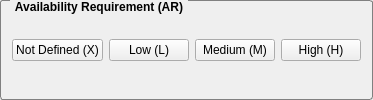
             <widget class="QGroupBox" name="arGroupBox">
              <property name="styleSheet">
               <string notr="true">QGroupBox {
    border: 1px solid gray;
    border-radius: 3px;
    margin-top: 0.5em;
	font-weight: bold;
}

QGroupBox::title {
    subcontrol-origin: margin;
    left: 10px;
    padding: 0 3px 0 3px;
}</string>
              </property>
              <property name="title">
               <string>Availability Requirement (AR)</string>
              </property>
              <layout class="QHBoxLayout" name="horizontalLayout_17">
               <item>
                <widget class="QPushButton" name="arxPushButton">
                 <property name="toolTip">
                  <string>&lt;html&gt;&lt;head/&gt;&lt;body&gt;&lt;p&gt;Assigning this value to the metric will not influence the score. It is a signal to the equation to skip this metric.&lt;/p&gt;&lt;/body&gt;&lt;/html&gt;</string>
                 </property>
                 <property name="text">
                  <string>Not Defined (X)</string>
                 </property>
                 <property name="checkable">
                  <bool>true</bool>
                 </property>
                 <property name="autoExclusive">
                  <bool>true</bool>
                 </property>
                </widget>
               </item>
               <item>
                <widget class="QPushButton" name="arlPushButton">
                 <property name="toolTip">
                  <string>&lt;html&gt;&lt;head/&gt;&lt;body&gt;&lt;p&gt;Loss of availability is likely to have only a limited adverse effect on the organization or individuals associated with the organization (e.g., employees, customers).&lt;/p&gt;&lt;/body&gt;&lt;/html&gt;</string>
                 </property>
                 <property name="text">
                  <string>Low (L)</string>
                 </property>
                 <property name="checkable">
                  <bool>true</bool>
                 </property>
                 <property name="autoExclusive">
                  <bool>true</bool>
                 </property>
                </widget>
               </item>
               <item>
                <widget class="QPushButton" name="armPushButton">
                 <property name="toolTip">
                  <string>&lt;html&gt;&lt;head/&gt;&lt;body&gt;&lt;p&gt;Loss of availability is likely to have a serious adverse effect on the organization or individuals associated with the organization (e.g., employees, customers).&lt;/p&gt;&lt;/body&gt;&lt;/html&gt;</string>
                 </property>
                 <property name="text">
                  <string>Medium (M)</string>
                 </property>
                 <property name="checkable">
                  <bool>true</bool>
                 </property>
                 <property name="autoExclusive">
                  <bool>true</bool>
                 </property>
                </widget>
               </item>
               <item>
                <widget class="QPushButton" name="arhPushButton">
                 <property name="toolTip">
                  <string>&lt;html&gt;&lt;head/&gt;&lt;body&gt;&lt;p&gt;Loss of availability is likely to have a catastrophic adverse effect on the organization or individuals associated with the organization (e.g., employees, customers).&lt;/p&gt;&lt;/body&gt;&lt;/html&gt;</string>
                 </property>
                 <property name="text">
                  <string>High (H)</string>
                 </property>
                 <property name="checkable">
                  <bool>true</bool>
                 </property>
                 <property name="autoExclusive">
                  <bool>true</bool>
                 </property>
                </widget>
               </item>
              </layout>
             </widget>
